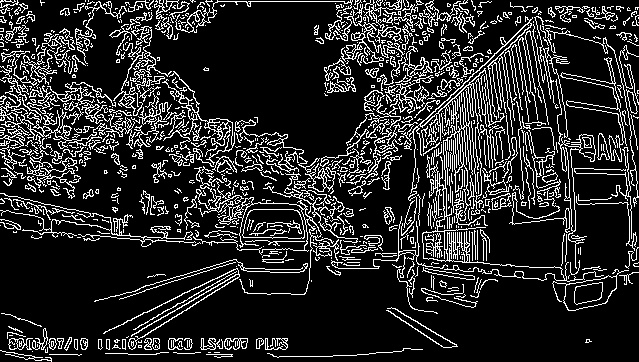
#> input picture edges_img.jpg, 639 x 362 px
$ python 03_roi_mask.py
#> lines starting #> are read from the running program, lines starting #| are printed output that depends on the picture
import cv2
import numpy as np

edge_img = cv2.imread("edges_img.jpg", cv2.IMREAD_GRAYSCALE)
#> edge_img is the input picture: shape (362, 639); min 0, max 255, mean 41.5
print(edge_img.shape)
#| (362, 639)
mask = np.zeros_like(edge_img)
# 填充多边形
mask = cv2.fillPoly(
    mask, np.array([[[145, 325], [200, 295], [380, 295], [426, 325]]]), color=255
)

masked_edge_img = cv2.bitwise_and(edge_img, mask)
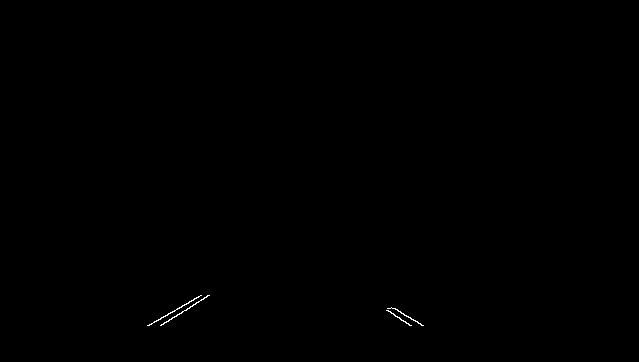
#> masked_edge_img: shape (362, 639); min 0, max 255, mean 0.3
cv2.imwrite("masked_edge_img.jpg", masked_edge_img)
cv2.imshow("masked", masked_edge_img)
cv2.waitKey(0)
